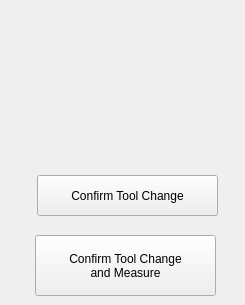
   <widget class="QWidget" name="page_confirmToolChange">
    <widget class="QLabel" name="label_3">
     <property name="geometry">
      <rect>
       <x>30</x>
       <y>-1</y>
       <width>190</width>
       <height>81</height>
      </rect>
     </property>
     <property name="text">
      <string/>
     </property>
     <property name="pixmap">
      <pixmap resource="../resources.qrc">:/images/no_tool.png</pixmap>
     </property>
     <property name="scaledContents">
      <bool>true</bool>
     </property>
    </widget>
    <widget class="QPushButton" name="measureToolBtn">
     <property name="geometry">
      <rect>
       <x>35</x>
       <y>235</y>
       <width>181</width>
       <height>61</height>
      </rect>
     </property>
     <property name="text">
      <string>Confirm Tool Change
and Measure</string>
     </property>
     <property name="checkable">
      <bool>false</bool>
     </property>
    </widget>
    <widget class="QPushButton" name="confirmToolChangeBtn">
     <property name="geometry">
      <rect>
       <x>37</x>
       <y>175</y>
       <width>181</width>
       <height>41</height>
      </rect>
     </property>
     <property name="text">
      <string>Confirm Tool Change</string>
     </property>
    </widget>
    <widget class="StatusLabel" name="confirmMessageLabel">
     <property name="geometry">
      <rect>
       <x>10</x>
       <y>85</y>
       <width>226</width>
       <height>76</height>
      </rect>
     </property>
     <property name="styleSheet">
      <string notr="true">QLabel{
    color: rgb(238, 238, 236);
	font: 14pt &quot;Bebas Kai&quot;;
}</string>
     </property>
     <property name="text">
      <string>&lt;html&gt;&lt;head/&gt;&lt;body&gt;&lt;p&gt;Message for tool change&lt;/p&gt;&lt;/body&gt;&lt;/html&gt;</string>
     </property>
     <property name="alignment">
      <set>Qt::AlignCenter</set>
     </property>
     <property name="rules" stdset="0">
      <string>[]</string>
     </property>
    </widget>
   </widget>
